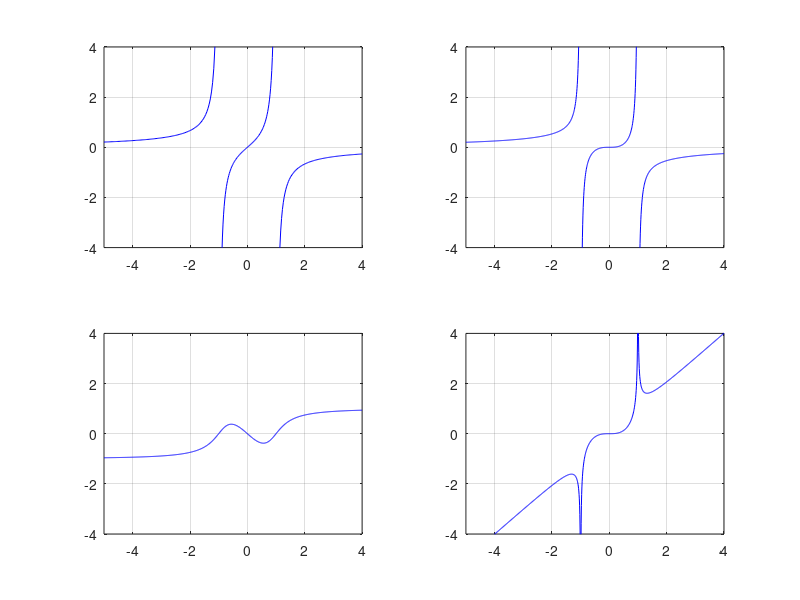

Source code (MATLAB):
%% Graf och axlar
xa=-8; 
xb=8; 
s=0.01; 
ya=-6; 
yb=6;

% Med s>0 undviker vi singulariteten i x=0.
xv=linspace(xa,-s); 
xh=linspace(s,xb);
f=@(x)(x.^2+2*x+4)./(2*x);
plot(xv,f(xv),'blue',xh,f(xh),'blue','LineWidt',2)

axis equal, axis([xa xb ya yb]), grid on
xlabel('x'), ylabel('y'), title('y = (x^2 +2x +4) / 2x')
hold on
%% Asymptoter
x=[xv xh]; y=x/2+1;
plot(x,y,'--red',[0 0],[ya yb],'--red')
text(2.3,1.7,'y = x/2 + 1'), text(-1.7,3,'x = 0')
%% Max och min
plot(-2,-1,'oblack',2,3,'oblack')
text(-1.8,-0.7,'(-2,-1)'), text(1.8,3.6,'(2, 3)')
hold off

%% Uppgift 1

f = @(x) ((x.^2 -1).^2).^(1/3);
x = linspace(-3, 3);
plot(x, f(x), 'blue', 'LineWidth', 2);

axis equal, axis([-3 3 -0.5 4]), grid on
xlabel('x'), ylabel('y'), title('y = ((x^2-1)^2)^(1/3)')
hold on
plot(-sqrt(3),2^(2/3),'oblack',sqrt(3),2^(2/3),'oblack')
text(-sqrt(3),2^(2/3),'(-sqrt(3),2^(2/3))')
text(sqrt(3),2^(2/3),'(sqrt(3), 2^(2/3))')
plot(-1, 0,'oblack', 1, 0,'oblack', 0, 1,'oblack')
text(-1, 0, '(-1, 0)')
text(1, 0, '(1, 0)')
text(0, 1, '(0, 1)')
hold off

%% Uppgift 2
% Rita ut 4 st grafer i Adams

% Top Left 
subplot(2, 2, 1)

f = @(x) x ./ (1 - x.^2);
s = 0.01;
xf1 = -5;
xf2 = -1 - s;
xf3 = -1 + s;
xf4 = 1 - s;
xf5 = 1 + s;
xf6 = 4;

xLin1 = linspace(xf1, xf2);
xLin2 = linspace(xf3, xf4);
xLin3 = linspace(xf5, xf6);

plot(xLin1, f(xLin1), 'blue', xLin2, f(xLin2), 'blue', xLin3, f(xLin3), 'blue')
axis([xf1 xf6 -4 4]), grid on


% Top Right
subplot(2, 2, 2)
g = @(x) x.^3 ./ (1 - x.^4);

x = linspace(-5, 4, 1000);

plot(x, g(x), 'blue')
axis([xf1 xf6 -4 4]), grid on


% Bottom Left
subplot(2, 2, 3)
h = @(x) (x.^3 - x) ./ sqrt(x.^6 + 1);

plot(x, h(x), 'blue')
axis([xf1 xf6 -4 4]), grid on

% Bottom Right
subplot(2, 2, 4)
k = @(x) x.^3 ./ sqrt(abs(x.^4 - 1));

plot(x, k(x), 'blue')
axis([xf1 xf6 -4 4]), grid on

%% Uppgift 3
% L?s om Latex
